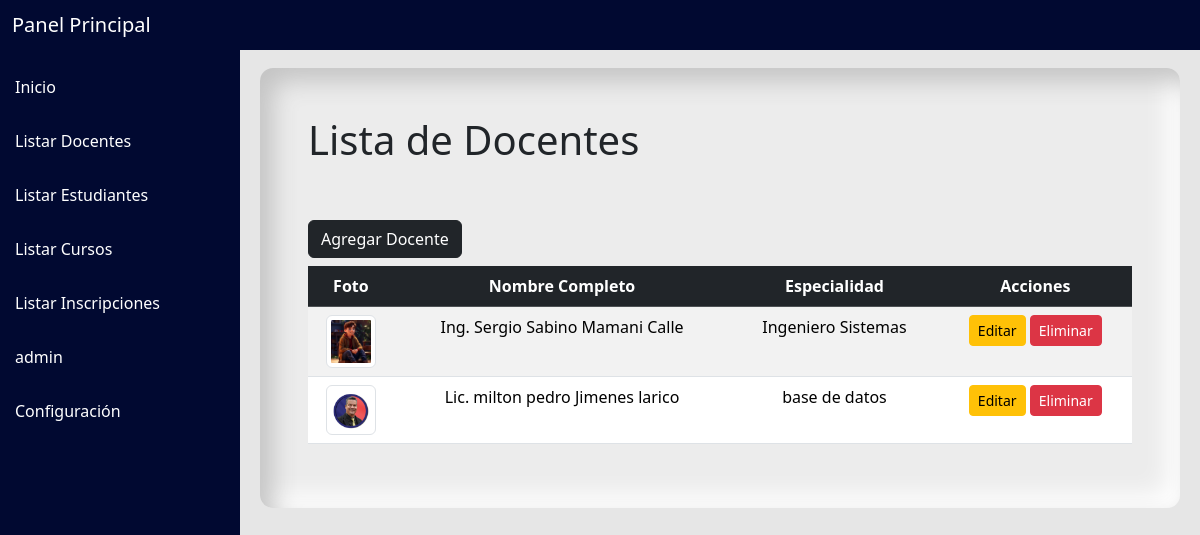
The app's page /listar_docentes/ with its own data.
### curso/models.py (models this page shows, shortened)
class Docente(models.Model):
    TITULO = [
        ('Lic.', 'Licenciatura'),
        ('Ing.', 'Ingeniería'),
        ('Mtra.', 'Maestría'),
        ('Dr.', 'Doctorado'),
    ]
    usuario_d = models.OneToOneField(User, on_delete=models.CASCADE)
    imagen_d = models.ImageField(upload_to='docente', null=True, blank=True)
    especialidad = models.CharField(max_length=100)
    titulo = models.CharField(max_length=10, choices=TITULO)

### curso/views.py (the view)
# urls.py: path('listar_docentes/', views.listar_docentes, name='listar_docentes'),
def listar_docentes (request):
    docente = Docente.objects.all()
    return render(request, 'docentes/listar_docentes.html', {'docente': docente})

### curso/templates/docentes/listar_docentes.html
{% extends 'base.html' %}
{% load static %}
{% block content %}
<br><br>
<section class=" contenido  p-5">
    <h1 class="pb-5">Lista de Docentes</h1>
    <a href="{% url 'crear_docente' %}" class="btn btn-dark mb-2">Agregar Docente</a>
    <table class="table table-striped text-center">
        <thead class="table-dark">
          <tr>
            <th scope="col">Foto</th>
            <th scope="col">Nombre Completo</th>
            <th scope="col">Especialidad</th>
            <th scope="col">Acciones</th>
          </tr>
        </thead>
        <tbody>
          {% for docente in docente %}
          <tr>
            <th>
                {% if docente.imagen_d %}
                <img src="{{ docente.imagen_d.url }}" alt="Foto de {{ docente.usuario_d.first_name }}" class="img-thumbnail" width="50" height="50">
                {% else %}
                <img src="{% static 'img/SINFOTO.webp' %}" alt="Foto de {{ docente.usuario_d.first_name }}" class="img-thumbnail" width="50" height="50">
                {% endif %}
            </th>
            <td> {{ docente.titulo }} {{ docente.usuario_d.first_name }} {{ docente.usuario_d.last_name }} </td>
            <td> {{ docente.especialidad }} </td>
            <td>
                <a href="{% url 'editar_docente' docente.id %}" class="btn btn-warning btn-sm">Editar</a>
                <a href="{% url 'eliminar_docente' docente.id %}" class="btn btn-danger btn-sm">Eliminar</a>
            </td>
          </tr>
          {% endfor %}
        </tbody>
    </table>
</section>
{% endblock %}

### static/css/style.css (style rules this page uses)
body { background: rgb(230, 230, 230); }
.contenido { border-radius: 13px; background: #ececec; box-shadow: inset 13px 13px 24px #c4c4c4, inset -13px -13px 24px #ffffff; }
body { overflow-x: hidden; }

### records on screen
Docente: imagen_d (picture), titulo "Ing.", usuario_d.first_name "Sergio Sabino", usuario_d.last_name "Mamani Calle", especialidad "Ingeniero Sistemas"
Docente: imagen_d (picture), titulo "Lic.", usuario_d.first_name "milton pedro", usuario_d.last_name "Jimenes larico", especialidad "base de datos"
